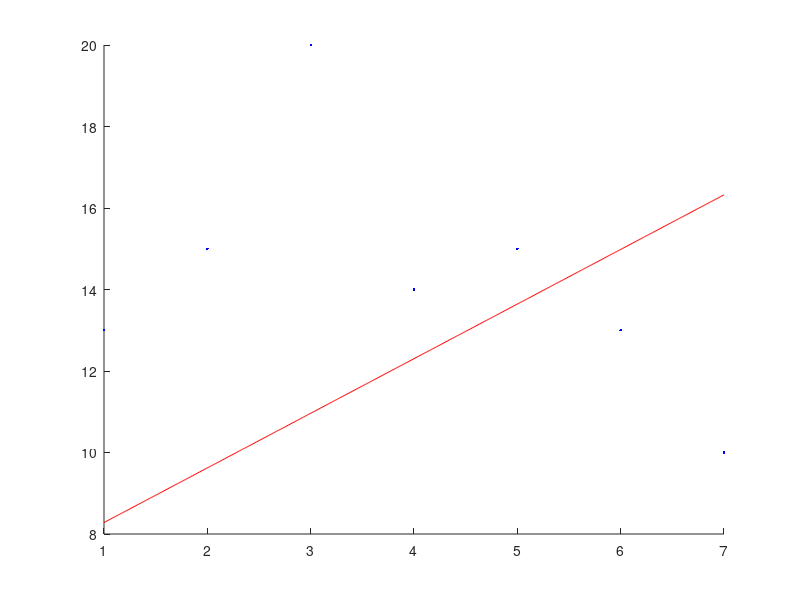

Write the MATLAB code that produced this figure.
time = [1 2 3 4 5 6 7]
temp = [13 15 20 14 15 13 10]

function retval = a_b(x,fx)
  m = length(x)+1;
  sum_x_fx = sum(x .* fx);
  sum_x = sum(x);
  sum_fx = sum(fx);
  sum_x_x = sum(x .* x);
  a = (m+1) .* sum_x_fx - sum_x .* sum_fx;
  a = a/((m+1) * sum_x_x - sum_x^2);
  b = sum_x_x * sum_fx - sum_x_fx * sum_x;
  b = b/((m+1) * sum_x_x - sum_x.^2);
  retval =[a,b];
  endfunction

  ab= a_b(time,temp)
  a = ab(1);
  b = ab(2);
  f =@(x) a *x +b
  E = sum((temp - f(time)).^2)
  f(8)
  % prdict the temp of th room at 8:00
  
  x = 1:0.01:7;
  hold on
  plot(time,temp,'.b')
  plot(x,f(x),'r')
  hold off
  